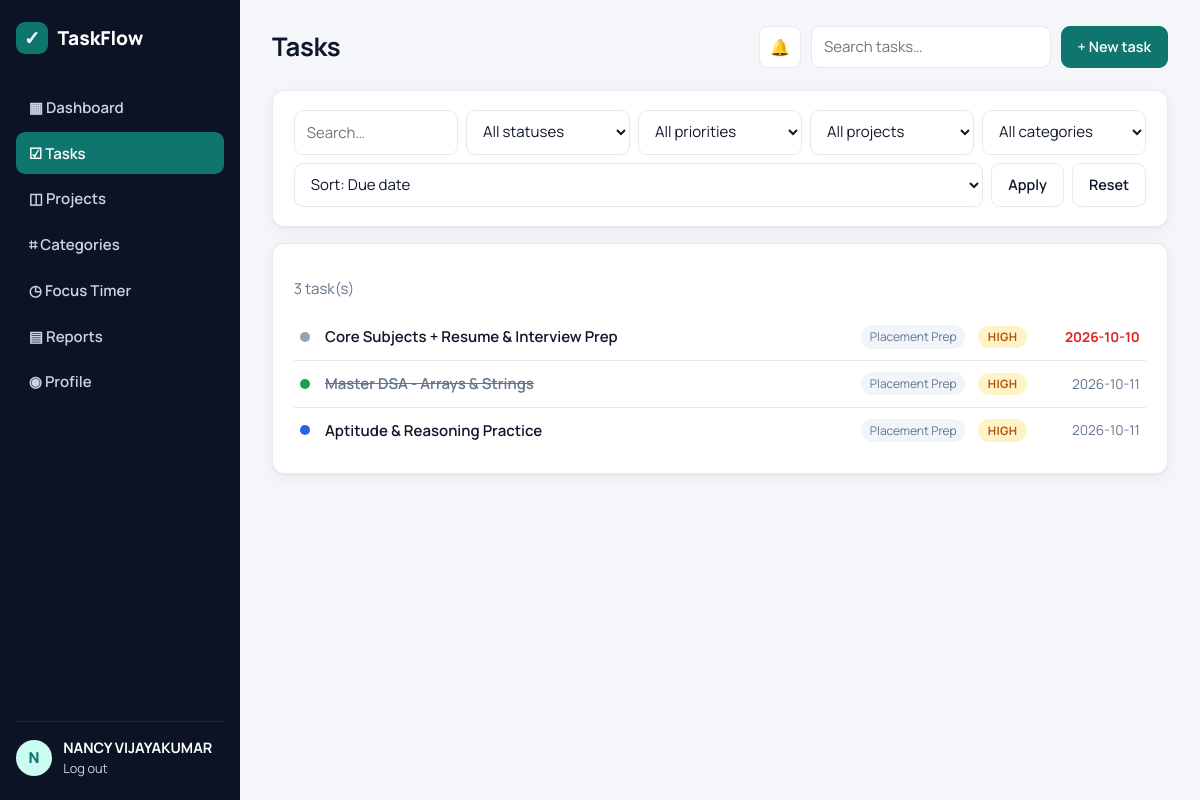
Screenshot of /tasks/ (signed in) with the database file from the repository.
### tables this page shows
CREATE TABLE users (
  id INTEGER PRIMARY KEY AUTOINCREMENT,
  username TEXT UNIQUE NOT NULL,
  email TEXT UNIQUE NOT NULL,
  full_name TEXT DEFAULT '',
  password_hash TEXT NOT NULL,
  created_at TIMESTAMP DEFAULT CURRENT_TIMESTAMP
);

CREATE TABLE tasks (
  id INTEGER PRIMARY KEY AUTOINCREMENT,
  user_id INTEGER NOT NULL REFERENCES users(id) ON DELETE CASCADE,
  project_id INTEGER REFERENCES projects(id) ON DELETE SET NULL,
  category_id INTEGER REFERENCES categories(id) ON DELETE SET NULL,
  title TEXT NOT NULL,
  description TEXT DEFAULT '',
  status TEXT NOT NULL DEFAULT 'todo' CHECK (status IN ('todo','in_progress','done')),
  priority TEXT NOT NULL DEFAULT 'medium' CHECK (priority IN ('low','medium','high','urgent')),
  due_date DATE,
  created_at TIMESTAMP DEFAULT CURRENT_TIMESTAMP,
  completed_at TIMESTAMP
);

CREATE TABLE projects (
  id INTEGER PRIMARY KEY AUTOINCREMENT,
  user_id INTEGER NOT NULL REFERENCES users(id) ON DELETE CASCADE,
  name TEXT NOT NULL,
  description TEXT DEFAULT '',
  color TEXT DEFAULT '#2563eb',
  created_at TIMESTAMP DEFAULT CURRENT_TIMESTAMP
);

### tasks.py (the view)
@bp.route("/")
@login_required
def list_tasks():
    db = get_db()
    q = request.args.get("q", "").strip()
    status = request.args.get("status", "")
    priority = request.args.get("priority", "")
    project = request.args.get("project", "")
    category = request.args.get("category", "")
    sort = request.args.get("sort", "due")
    sql = """SELECT t.*, p.name project_name, p.color project_color, c.name category_name FROM tasks t
             LEFT JOIN projects p ON p.id = t.project_id LEFT JOIN categories c ON c.id = t.category_id
             WHERE t.user_id = ?"""
    params = [g.user["id"]]
    if q:
        sql += " AND (t.title LIKE ? OR t.description LIKE ?)"
        params += [f"%{q}%", f"%{q}%"]
    if status in STATUSES:
        sql += " AND t.status = ?"; params.append(status)
    if priority in PRIORITIES:
        sql += " AND t.priority = ?"; params.append(priority)
    if project.isdigit():
        sql += " AND t.project_id = ?"; params.append(int(project))
    if category.isdigit():
        sql += " AND t.category_id = ?"; params.append(int(category))
    order = {
        "due": "t.due_date IS NULL, t.due_date",
        "priority": "CASE t.priority WHEN 'urgent' THEN 0 WHEN 'high' THEN 1 WHEN 'medium' THEN 2 ELSE 3 END",
        "newest": "t.created_at DESC",
        "title": "t.title COLLATE NOCASE",
    }.get(sort, "t.due_date")
    sql += f" ORDER BY {order}"
    tasks = db.execute(sql, params).fetchall()
    projects = db.execute("SELECT * FROM projects WHERE user_id = ? ORDER BY name", (g.user["id"],)).fetchall()
    categories = db.execute("SELECT * FROM categories WHERE user_id = ? ORDER BY name", (g.user["id"],)).fetchall()
    return render_template("tasks/list.html", tasks=tasks, projects=projects, categories=categories,
                           statuses=STATUSES, priorities=PRIORITIES, args=request.args,
                           today=datetime.now().date().isoformat())

### app.py (called while the page is built)
def create_app(test_config=None):
    app = Flask(__name__)
    app.config.from_object(Config)
    if test_config:
        app.config.update(test_config)
    db.init_app(app)
    sounds.ensure_sounds(app.static_folder)
    os.makedirs(app.config["RECORDINGS_DIR"], exist_ok=True)
    if not app.config.get("TESTING"):
        push.start_reminder_scheduler(app)
    for module in (auth, dashboard, projects, tasks, categories, reports, profile, focus, push):
        app.register_blueprint(module.bp)
    @app.template_filter("label")
    def label(value):
        return (value or "").replace("_", " ").title()
    @app.errorhandler(404)
    def not_found(e):
        return render_template("error.html", code=404, message="Page not found"), 404
    @app.errorhandler(400)
    def bad_request(e):
        return render_template("error.html", code=400, message="Bad request"), 400
    return app

### auth.py (called while the page is built)
def login_required(view):
    @functools.wraps(view)
    def wrapped(**kwargs):
        if g.user is None:
            flash("Please log in to continue.", "warning")
            return redirect(url_for("auth.login"))
        return view(**kwargs)
    return wrapped

@bp.before_app_request
def load_user():
    uid = session.get("user_id")
    g.user = get_db().execute("SELECT * FROM users WHERE id = ?", (uid,)).fetchone() if uid else None

### db.py (called while the page is built)
def get_db():
    if "db" not in g:
        g.db = sqlite3.connect(current_app.config["DATABASE"])
        g.db.row_factory = sqlite3.Row
        g.db.execute("PRAGMA foreign_keys = ON")
    return g.db

### templates/tasks/list.html
{% extends "base.html" %}{% block title %}Tasks{% endblock %}
{% block heading %}Tasks{% endblock %}
{% block content %}
<form class="card filters">
  <input name="q" value="{{ args.get('q','') }}" placeholder="Search…">
  <select name="status"><option value="">All statuses</option>{% for s in statuses %}<option value="{{ s }}" {{ 'selected' if args.get('status')==s }}>{{ s|label }}</option>{% endfor %}</select>
  <select name="priority"><option value="">All priorities</option>{% for p in priorities %}<option value="{{ p }}" {{ 'selected' if args.get('priority')==p }}>{{ p|label }}</option>{% endfor %}</select>
  <select name="project"><option value="">All projects</option>{% for p in projects %}<option value="{{ p.id }}" {{ 'selected' if args.get('project')==p.id|string }}>{{ p.name }}</option>{% endfor %}</select>
  <select name="category"><option value="">All categories</option>{% for c in categories %}<option value="{{ c.id }}" {{ 'selected' if args.get('category')==c.id|string }}>{{ c.name }}</option>{% endfor %}</select>
  <select name="sort">{% for k,v in [('due','Due date'),('priority','Priority'),('newest','Newest'),('title','Title')] %}<option value="{{ k }}" {{ 'selected' if args.get('sort')==k }}>Sort: {{ v }}</option>{% endfor %}</select>
  <button class="btn">Apply</button><a class="btn btn-ghost" href="{{ url_for('tasks.list_tasks') }}">Reset</a>
</form>
<div class="card">
  <p class="muted">{{ tasks|length }} task(s)</p>
  {% for t in tasks %}{% include "_task_row.html" %}{% else %}<div class="empty"><p>No tasks found.</p><a class="btn btn-primary" href="{{ url_for('tasks.edit') }}">Create a task</a></div>{% endfor %}
</div>
{% endblock %}

### templates/base.html (shortened to what this page needs)
<!doctype html>
<html lang="en">
<head>
  <link rel="stylesheet" href="{{ url_for('static', filename='css/style.css') }}">
</head>
<body data-sounds="{{ url_for('static', filename='sounds/') }}">
{% if g.user %}
<div class="layout">
  <aside class="sidebar">
    <div class="brand"><span class="logo">✓</span> TaskFlow</div>
    {% set ep = request.endpoint or '' %}
    <nav>
      <a href="{{ url_for('dashboard.index') }}" class="{{ 'active' if ep.startswith('dashboard') }}">▦ Dashboard</a>
      <a href="{{ url_for('tasks.list_tasks') }}" class="{{ 'active' if ep.startswith('tasks') }}">☑ Tasks</a>
      <a href="{{ url_for('projects.list_projects') }}" class="{{ 'active' if ep.startswith('projects') }}">◫ Projects</a>
      <a href="{{ url_for('categories.index') }}" class="{{ 'active' if ep.startswith('categories') }}">⌗ Categories</a>
      <a href="{{ url_for('focus.index') }}" class="{{ 'active' if ep.startswith('focus') }}">◷ Focus Timer</a>
      <a href="{{ url_for('reports.index') }}" class="{{ 'active' if ep.startswith('reports') }}">▤ Reports</a>
      <a href="{{ url_for('profile.index') }}" class="{{ 'active' if ep.startswith('profile') }}">◉ Profile</a>
    </nav>
    <div class="sidebar-foot">
      <div class="avatar">{{ g.user['username'][0]|upper }}</div>
      <div><strong>{{ g.user['full_name'] or g.user['username'] }}</strong><a href="{{ url_for('auth.logout') }}">Log out</a></div>
    </div>
  </aside>
  <main class="content">
    <header class="topbar">
      <h1>{% block heading %}{% endblock %}</h1>
      <div class="topbar-actions">
        <button type="button" class="btn icon-btn" id="soundToggle" title="Sounds">🔊</button>
        <form action="{{ url_for('tasks.list_tasks') }}" class="search"><input name="q" placeholder="Search tasks…"></form>
        <a class="btn btn-primary" href="{{ url_for('tasks.edit') }}">+ New task</a>
      </div>
    </header>
    {% block content %}{% endblock %}
  </main>
</div>
{% else %}
<main class="auth-wrap">
  {% include "_flash.html" %}
  {% block auth %}{% endblock %}
</main>
{% endif %}
</body>
</html>

### templates/_task_row.html
<a class="task-row" href="{{ url_for('tasks.detail', tid=t.id) }}">
  <span class="dot status-{{ t.status }}"></span>
  <span class="task-title {{ 'done' if t.status == 'done' }}">{{ t.title }}</span>
  {% if t.project_name %}<span class="chip">{{ t.project_name }}</span>{% endif %}
  <span class="badge prio-{{ t.priority }}">{{ t.priority|label }}</span>
  <span class="due {{ 'overdue' if t.due_date and today and t.due_date < today and t.status != 'done' }}">{{ t.due_date or '—' }}</span>
</a>

### static/css/style.css (style rules this page uses)
:root { --bg:#f4f6fa;--surface:#fff;--ink:#0f172a;--muted:#64748b;--line:#e5e9f0; --primary:#0f766e;--primary-ink:#fff;--primary-soft:#ccfbf1; --danger:#dc2626;--warn:#d97706;--ok:#16a34a;--info:#2563eb; --sidebar:#0b1324;--sidebar-ink:#cbd5e1; --radius:12px;--shadow:0 1px 2px rgba(15,23,42,.05),0 4px 16px rgba(15,23,42,.05); }
* { box-sizing:border-box }
body { margin:0;font-family:Manrope,system-ui,sans-serif;background:var(--bg);color:var(--ink);font-size:15px }
a { color:var(--primary);text-decoration:none }
h1,h2,h3 { margin:0 0 .6rem;letter-spacing:-.01em }
.muted { color:var(--muted) }
.layout { display:flex;min-height:100vh }
.sidebar { width:240px;background:var(--sidebar);color:var(--sidebar-ink);display:flex;flex-direction:column;padding:1.4rem 1rem;position:sticky;top:0;height:100vh }
.brand { display:flex;align-items:center;gap:.6rem;font-weight:800;font-size:1.2rem;color:#fff;margin-bottom:2rem }
.logo { display:grid;place-items:center;width:32px;height:32px;border-radius:9px;background:var(--primary);color:#fff }
.sidebar nav { display:flex;flex-direction:column;gap:.25rem;flex:1 }
.sidebar nav a { color:var(--sidebar-ink);padding:.65rem .8rem;border-radius:9px;font-weight:600 }
.sidebar nav a.active { background:var(--primary);color:#fff }
.sidebar-foot { display:flex;gap:.7rem;align-items:center;border-top:1px solid rgba(255,255,255,.08);padding-top:1rem }
.sidebar-foot strong { display:block;color:#fff;font-size:.9rem }
.sidebar-foot a { color:var(--sidebar-ink);font-size:.8rem }
.avatar { width:36px;height:36px;border-radius:50%;background:var(--primary-soft);color:var(--primary);display:grid;place-items:center;font-weight:800;flex-shrink:0 }
.content { flex:1;padding:1.6rem 2rem;max-width:1200px;min-width:0 }
.topbar { display:flex;justify-content:space-between;align-items:center;margin-bottom:1.4rem;gap:1rem;flex-wrap:wrap }
.topbar h1 { font-size:1.6rem;margin:0 }
.topbar-actions { display:flex;gap:.6rem }
.search input { width:240px }
.card { background:var(--surface);border:1px solid var(--line);border-radius:var(--radius);padding:1.2rem 1.3rem;box-shadow:var(--shadow);margin-bottom:1rem }
.btn { display:inline-flex;align-items:center;gap:.3rem;padding:.55rem 1rem;border-radius:9px;border:1px solid var(--line);background:var(--surface);color:var(--ink);font:inherit;font-weight:600;cursor:pointer;font-size:.9rem }
.btn-primary { background:var(--primary);border-color:var(--primary);color:var(--primary-ink) }
.btn-ghost { background:transparent }
input,select,textarea { font:inherit;padding:.6rem .75rem;border:1px solid var(--line);border-radius:9px;background:#fff;color:var(--ink);width:100% }
.task-row { display:grid;grid-template-columns:12px 1fr auto auto 100px;gap:.8rem;align-items:center;padding:.7rem .4rem;border-bottom:1px solid var(--line);color:var(--ink) }
.task-row:last-child { border-bottom:0 }
.task-title { font-weight:600;overflow:hidden;text-overflow:ellipsis;white-space:nowrap }
.done { text-decoration:line-through;color:var(--muted) }
.due { font-size:.85rem;color:var(--muted);text-align:right }
.due.overdue { color:var(--danger);font-weight:700 }
.dot { width:10px;height:10px;border-radius:50%;display:inline-block }
.status-todo { background:#94a3b8 }
.status-in_progress { background:var(--info) }
.status-done { background:var(--ok) }
.chip { font-size:.75rem;background:#f1f5f9;padding:.2rem .55rem;border-radius:99px;color:var(--muted) }
.badge { font-size:.72rem;font-weight:700;padding:.22rem .6rem;border-radius:99px;text-transform:uppercase;letter-spacing:.03em }
.prio-high { background:#fef3c7;color:#b45309 }
.filters { display:flex;gap:.5rem;flex-wrap:wrap }
.filters input,.filters select { width:auto;flex:1;min-width:140px }
.icon-btn { padding:.5rem .65rem;font-size:1rem }

### rows the page displays
users: username "N", full_name "NANCY VIJAYAKUMAR"
tasks: title "Core Subjects + Resume & Interview Prep", project_name "Placement Prep", priority|label "HIGH", due_date "2026-10-10"
tasks: title "Master DSA - Arrays & Strings", project_name "Placement Prep", priority|label "HIGH", due_date "2026-10-11"
tasks: title "Aptitude & Reasoning Practice", project_name "Placement Prep", priority|label "HIGH", due_date "2026-10-11"

### other values shown
{{ tasks|length }} "3"
